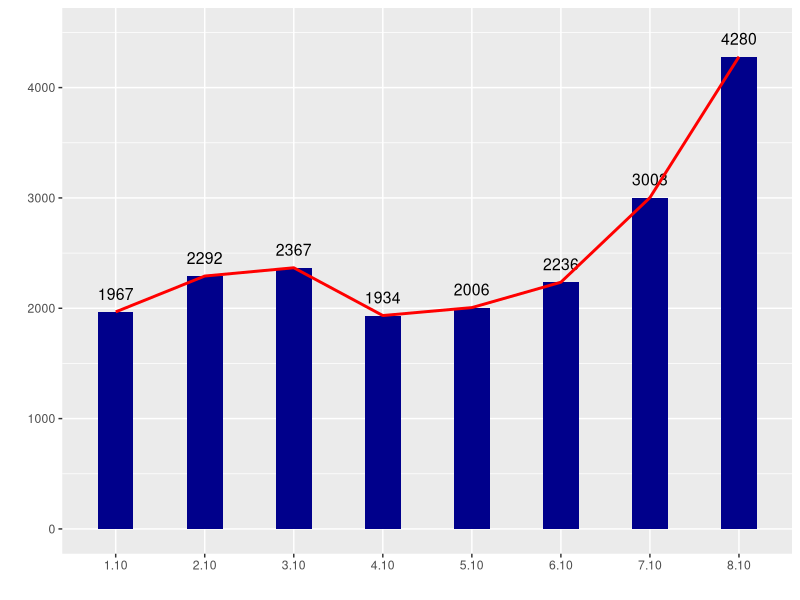

This figure's R source:
## ---- chunk 1
library(ggplot2)

date=c("1.10","2.10","3.10","4.10","5.10","6.10","7.10","8.10")
cases=c(1967,2292,2367,1934,2006,2236,3003,4280)

data <- data.frame(date = rep(date), cases = rep(cases))


plot <- ggplot(data, aes(y=cases,x=date)) +
  geom_bar(stat="identity" ,width=0.4 ,fill="darkblue")+
  geom_text(aes(label=cases),vjust=-1,size=4)+
  geom_line(aes(group=1),stat="identity",color="red",size=1)+
  ylim(0,4500)+
  labs(x="",y="")

## ---- chunk 2

plot
